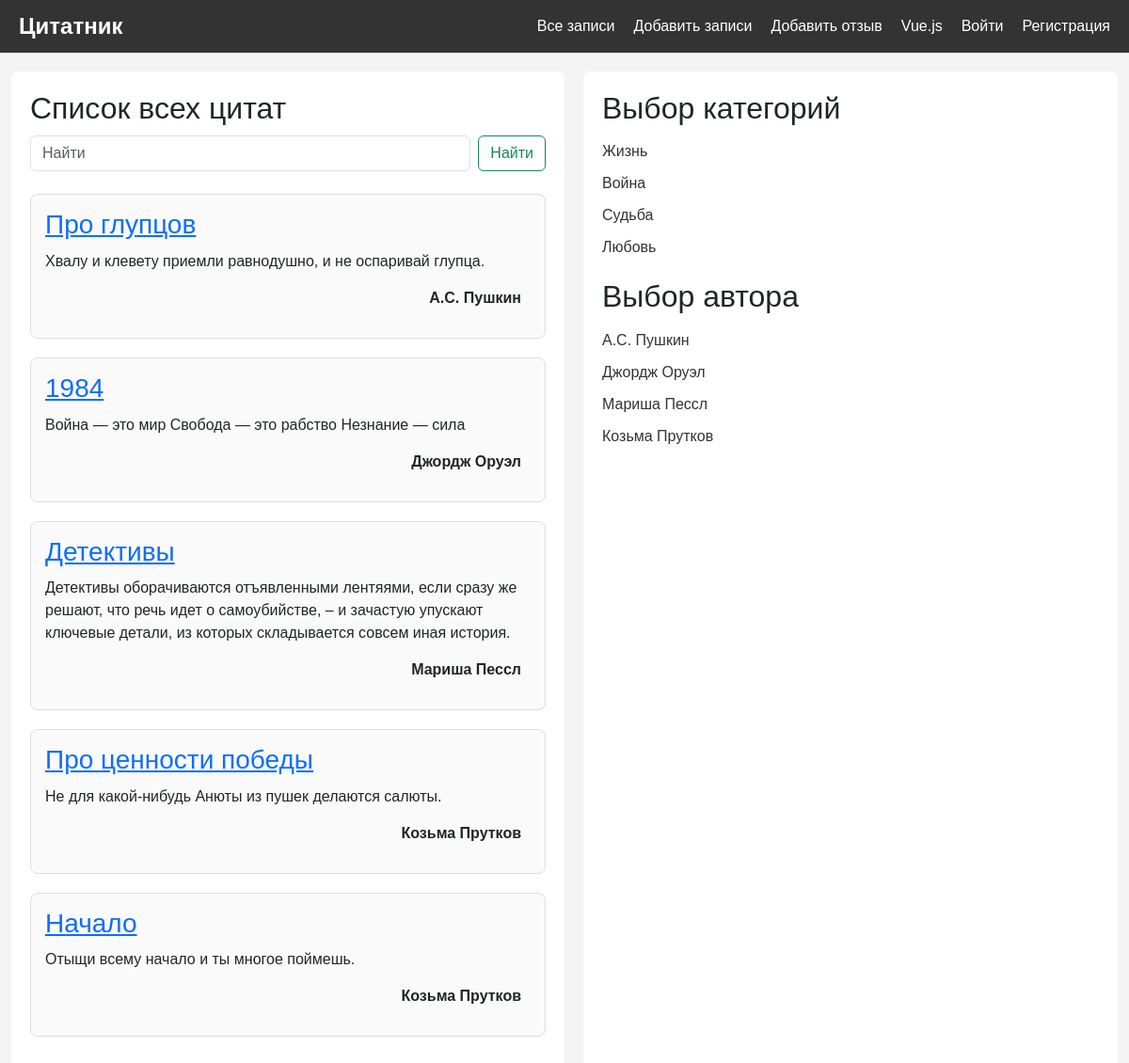
/notes, run on an earlier commit of the app's database.
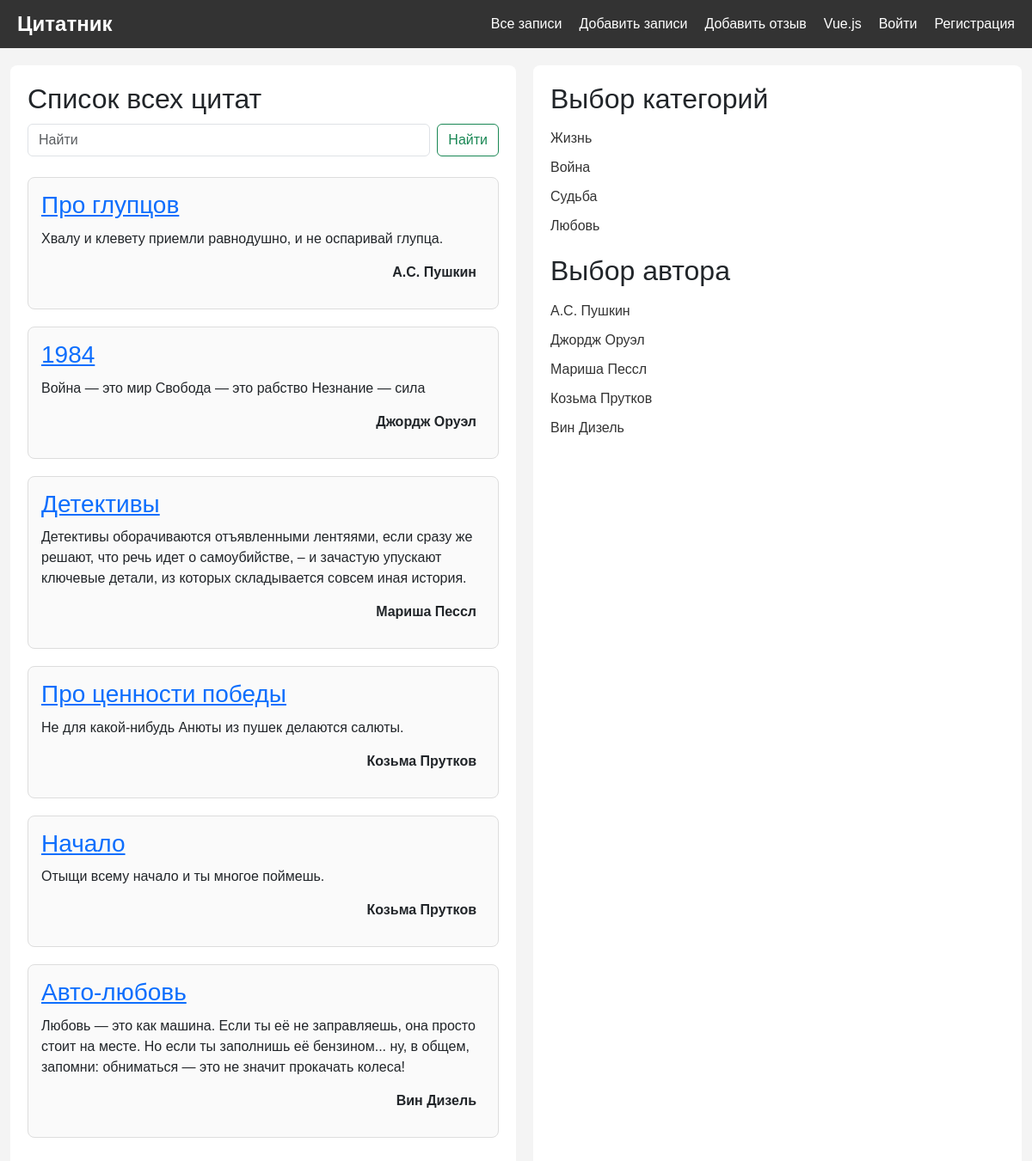
And on a later commit of the database.
### core/models.py (models this page shows, shortened)
class Note(models.Model):
    class Meta:
        verbose_name = 'Заметка'
        verbose_name_plural = 'Заметки'
    title = models.CharField( max_length=255, null=False )
    text = models.TextField( null=False )
    author = models.ForeignKey(
                               Author,
                               blank=True,
                               null=True,
                               on_delete=models.SET_DEFAULT,
                               related_name='note_author',
                               default='Автор неизвестен',
                               to_field='name'
                               )
    created_date = models.DateTimeField( auto_now_add=True )
    category = models.ForeignKey(
                                 NoteCategory,
                                 blank=True,
                                 null=True,
                                 on_delete=models.SET_DEFAULT,
                                 related_name='category_notes',
                                 default='Разное'
                                 )
    profile = models.ForeignKey(Profile,
                                related_name='profile_notes',
                                on_delete=models.CASCADE)

class Author(models.Model):
    name = models.CharField( max_length=255, unique=True )
    class Meta:
        verbose_name = 'Автор цитат'
        verbose_name_plural = 'Авторы цитат'
    def __str__(self):
        return self.name

class NoteCategory(models.Model):
    class Meta:
        verbose_name = 'Категория'
        verbose_name_plural = 'Категории'
    title = models.CharField(max_length = 255, verbose_name = 'Название')

### core/views.py (the view)
# urls.py: path( 'notes', notes, name='notes' ),
def notes(request):
    notes = Note.objects.all()
    categories = NoteCategory.objects.all()
    active_category = None
    category = request.GET.get('category')
    authors = Author.objects.all()
    active_author = None
    author = request.GET.get('author')
    if category:
        notes = Note.objects.filter( category__id = category )
        active_category = NoteCategory.objects.get( id = category )
    if author:
        notes = Note.objects.filter( author__id = author )
        active_author = Author.objects.get( id = author )
    context = {
        'notes':notes,
        'categories':categories,
        'notes':notes,
        'active_category':active_category,
        'authors':authors,
        'active_author':active_author
    }
    return render(request, 'notes.html', context)

### templates/notes.html (shortened to what this page needs)
{% extends 'base.html' %}
{% block content %}
<div class="main-content">
    <h2>Список всех цитат</h2>
    <form class="d-flex mb-4" role="search" action="{% url 'notes_search' %}">
        <input value="{{ search_text }}" name="text" class="form-control me-2" type="search" placeholder="Найти" aria-label="Search">
        <button class="btn btn-outline-success" type="submit">Найти</button>
    </form>
    {% for note in notes %}
    <div class="post-card">
        <h3><a href="{% url 'note_detail' note.id %}">{{note.title}}</a></h3>
        <div>
            <p>{{note.text}}</p>
            <p class="author-signature">{{note.author}}</p>
        </div>
    </div>
    {% endfor %}
</div>
<aside class="sidebar">
    <h2>Выбор категорий</h2>
    <ul>
        {% for category in categories %}
            {% if category.id == active_category.id   %}
                <li><a href="?category={{category.id}}"><b>{{category.title}}</b></a></li>
            {% else %}
                <li><a href="?category={{category.id}}">{{category.title}}</a></li>
            {% endif %}
        {% endfor %}
    </ul>
    <h2>Выбор автора</h2>
    <ul>
        {% for author in authors %}
            {% if author.id == active_author.id   %}
                <li><a href="?author={{author.id}}"><b>{{author.name}}</b></a></li>
            {% else %}
                <li><a href="?author={{author.id}}">{{author.name}}</a></li>
            {% endif %}
        {% endfor %}
    </ul>
</aside>
{% endblock %}

What changed in the data, as far as the page shows it:
added Note: title "Авто-любовь", text "Любовь — это как машина. Если ты её не заправляешь, она просто стоит на месте. Но если ты заполнишь её бензином... ну, в общем, запомни: обниматься — это не значит прокачать колеса!", author "Вин Дизель"
added Author: name "Вин Дизель"
